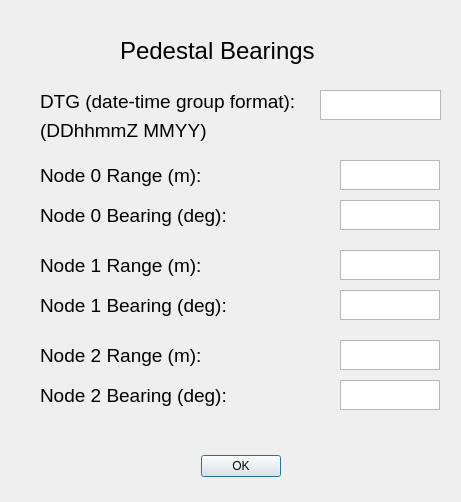
<?xml version="1.0" encoding="UTF-8"?>
<ui version="4.0">
 <class>BearingsDialog</class>
 <widget class="QDialog" name="BearingsDialog">
  <property name="geometry">
   <rect>
    <x>0</x>
    <y>0</y>
    <width>461</width>
    <height>502</height>
   </rect>
  </property>
  <property name="windowTitle">
   <string>NeXtRAD Dialog</string>
  </property>
  <widget class="QDialogButtonBox" name="buttonBox">
   <property name="geometry">
    <rect>
     <x>200</x>
     <y>450</y>
     <width>81</width>
     <height>32</height>
    </rect>
   </property>
   <property name="orientation">
    <enum>Qt::Horizontal</enum>
   </property>
   <property name="standardButtons">
    <set>QDialogButtonBox::Ok</set>
   </property>
  </widget>
  <widget class="QLabel" name="label">
   <property name="geometry">
    <rect>
     <x>120</x>
     <y>30</y>
     <width>211</width>
     <height>41</height>
    </rect>
   </property>
   <property name="font">
    <font>
     <pointsize>18</pointsize>
     <weight>50</weight>
     <bold>false</bold>
    </font>
   </property>
   <property name="text">
    <string>Pedestal Bearings</string>
   </property>
  </widget>
  <widget class="QTextEdit" name="dtgEdit">
   <property name="geometry">
    <rect>
     <x>320</x>
     <y>100</y>
     <width>0</width>
     <height>0</height>
    </rect>
   </property>
  </widget>
  <widget class="QLabel" name="node0_range_label">
   <property name="geometry">
    <rect>
     <x>40</x>
     <y>160</y>
     <width>191</width>
     <height>31</height>
    </rect>
   </property>
   <property name="font">
    <font>
     <pointsize>14</pointsize>
     <weight>50</weight>
     <bold>false</bold>
    </font>
   </property>
   <property name="text">
    <string>Node 0 Range (m):</string>
   </property>
  </widget>
  <widget class="QTextEdit" name="node0_range_Edit">
   <property name="geometry">
    <rect>
     <x>340</x>
     <y>160</y>
     <width>100</width>
     <height>30</height>
    </rect>
   </property>
  </widget>
  <widget class="QLabel" name="node0_bearing_label">
   <property name="geometry">
    <rect>
     <x>40</x>
     <y>200</y>
     <width>201</width>
     <height>31</height>
    </rect>
   </property>
   <property name="font">
    <font>
     <pointsize>14</pointsize>
     <weight>50</weight>
     <bold>false</bold>
    </font>
   </property>
   <property name="text">
    <string>Node 0 Bearing (deg):</string>
   </property>
  </widget>
  <widget class="QTextEdit" name="node0_bearing_Edit">
   <property name="geometry">
    <rect>
     <x>340</x>
     <y>200</y>
     <width>100</width>
     <height>30</height>
    </rect>
   </property>
  </widget>
  <widget class="QLabel" name="node1_bearing_label">
   <property name="geometry">
    <rect>
     <x>40</x>
     <y>290</y>
     <width>201</width>
     <height>31</height>
    </rect>
   </property>
   <property name="font">
    <font>
     <pointsize>14</pointsize>
     <weight>50</weight>
     <bold>false</bold>
    </font>
   </property>
   <property name="text">
    <string>Node 1 Bearing (deg):</string>
   </property>
  </widget>
  <widget class="QLabel" name="node1_range_label">
   <property name="geometry">
    <rect>
     <x>40</x>
     <y>250</y>
     <width>191</width>
     <height>31</height>
    </rect>
   </property>
   <property name="font">
    <font>
     <pointsize>14</pointsize>
     <weight>50</weight>
     <bold>false</bold>
    </font>
   </property>
   <property name="text">
    <string>Node 1 Range (m):</string>
   </property>
  </widget>
  <widget class="QTextEdit" name="node1_bearing_Edit">
   <property name="geometry">
    <rect>
     <x>340</x>
     <y>290</y>
     <width>100</width>
     <height>30</height>
    </rect>
   </property>
  </widget>
  <widget class="QTextEdit" name="node1_range_Edit">
   <property name="geometry">
    <rect>
     <x>340</x>
     <y>250</y>
     <width>100</width>
     <height>30</height>
    </rect>
   </property>
  </widget>
  <widget class="QTextEdit" name="node2_range_Edit">
   <property name="geometry">
    <rect>
     <x>340</x>
     <y>340</y>
     <width>100</width>
     <height>30</height>
    </rect>
   </property>
  </widget>
  <widget class="QLabel" name="node2_bearing_label">
   <property name="geometry">
    <rect>
     <x>40</x>
     <y>380</y>
     <width>201</width>
     <height>31</height>
    </rect>
   </property>
   <property name="font">
    <font>
     <pointsize>14</pointsize>
     <weight>50</weight>
     <bold>false</bold>
    </font>
   </property>
   <property name="text">
    <string>Node 2 Bearing (deg):</string>
   </property>
  </widget>
  <widget class="QLabel" name="node2_range_label">
   <property name="geometry">
    <rect>
     <x>40</x>
     <y>340</y>
     <width>191</width>
     <height>31</height>
    </rect>
   </property>
   <property name="font">
    <font>
     <pointsize>14</pointsize>
     <weight>50</weight>
     <bold>false</bold>
    </font>
   </property>
   <property name="text">
    <string>Node 2 Range (m):</string>
   </property>
  </widget>
  <widget class="QTextEdit" name="node2_bearing_Edit">
   <property name="geometry">
    <rect>
     <x>340</x>
     <y>380</y>
     <width>100</width>
     <height>30</height>
    </rect>
   </property>
  </widget>
  <widget class="QTextEdit" name="dtg_Edit">
   <property name="geometry">
    <rect>
     <x>320</x>
     <y>90</y>
     <width>121</width>
     <height>30</height>
    </rect>
   </property>
  </widget>
  <widget class="QWidget" name="">
   <property name="geometry">
    <rect>
     <x>40</x>
     <y>90</y>
     <width>410</width>
     <height>52</height>
    </rect>
   </property>
   <layout class="QVBoxLayout" name="verticalLayout">
    <item>
     <widget class="QLabel" name="dtglabel">
      <property name="font">
       <font>
        <pointsize>14</pointsize>
        <weight>50</weight>
        <bold>false</bold>
       </font>
      </property>
      <property name="text">
       <string>DTG (date-time group format):</string>
      </property>
     </widget>
    </item>
    <item>
     <widget class="QLabel" name="label_2">
      <property name="font">
       <font>
        <pointsize>14</pointsize>
        <weight>50</weight>
        <bold>false</bold>
       </font>
      </property>
      <property name="text">
       <string>(DDhhmmZ MMYY)</string>
      </property>
     </widget>
    </item>
   </layout>
  </widget>
 </widget>
 <resources/>
 <connections>
  <connection>
   <sender>buttonBox</sender>
   <signal>accepted()</signal>
   <receiver>BearingsDialog</receiver>
   <slot>accept()</slot>
   <hints>
    <hint type="sourcelabel">
     <x>248</x>
     <y>254</y>
    </hint>
    <hint type="destinationlabel">
     <x>157</x>
     <y>274</y>
    </hint>
   </hints>
  </connection>
  <connection>
   <sender>buttonBox</sender>
   <signal>rejected()</signal>
   <receiver>BearingsDialog</receiver>
   <slot>reject()</slot>
   <hints>
    <hint type="sourcelabel">
     <x>316</x>
     <y>260</y>
    </hint>
    <hint type="destinationlabel">
     <x>286</x>
     <y>274</y>
    </hint>
   </hints>
  </connection>
 </connections>
</ui>
